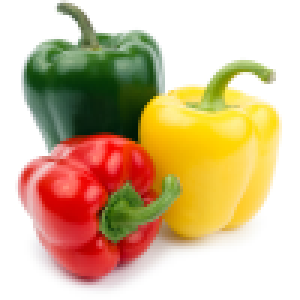
#> input picture L3/peppers-mic.png, 100 x 100 px (shown 3 times larger)
$ python 'Modul de functionare al FCM - segmentarea imaginilor color.py'
#> lines starting #> are read from the running program, lines starting #| are printed output that depends on the picture
# -*- coding: utf-8 -*-
"""
Created on Tue Mar 26 13:57:29 2024

@author: Laborator
"""


import numpy as np
from skimage import io, measure
import matplotlib.pyplot as plt
import skfuzzy as fuzz

plt.close('all')

#img = io.imread('cuburi-mic.jpg')
img = io.imread('peppers-mic.png')
#> img is the input picture: shape (100, 100, 3); mean R, G, B 212, 187.2, 150.7
plt.figure(), plt.imshow(img), plt.show()
dims = np.shape(img)
#> dims = (100, 100, 3)
print(dims)
#| (100, 100, 3)
H = dims[0]
#> H = 100
W = dims[1]
#> W = 100

R = img[:,:,0]
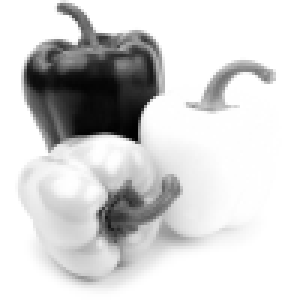
#> R: shape (100, 100) (shown 3 times larger); min 2, max 255, mean 212
G = img[:,:,1]
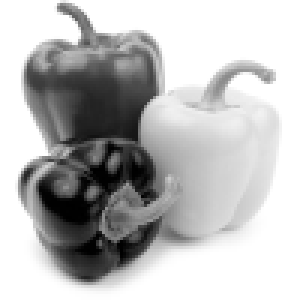
#> G: shape (100, 100) (shown 3 times larger); min 0, max 255, mean 187.2
B = img[:,:,2]
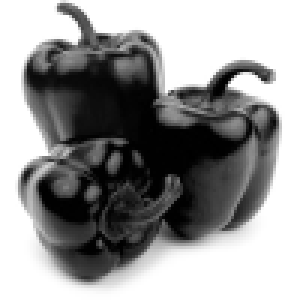
#> B: shape (100, 100) (shown 3 times larger); min 0, max 255, mean 150.7
r = np.ndarray.flatten(R[:])
#> r = 10000 values, max 255 at index 0, min 2 at index 4244, mean 212
g = np.ndarray.flatten(G[:])
#> g = 10000 values, max 255 at index 0, min 0 at index 5631, mean 187.2
b = np.ndarray.flatten(B[:])
#> b = 10000 values, max 255 at index 0, min 0 at index 3850, mean 150.7
data = np.transpose(np.array([r,g,b]))
print(np.shape(data))
#| (10000, 3)

K = 5

#> (the run stopped early here; a loop or call above may not have finished)

$ run again, with L3/cuburi-mic.jpg saved as L3/peppers-mic.png
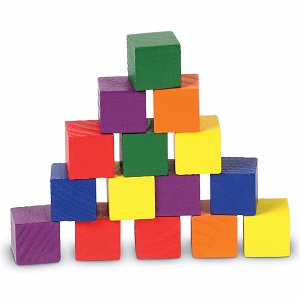
#> input picture L3/cuburi-mic.jpg, 300 x 300 px
#> img is the input picture: shape (300, 300, 3); mean R, G, B 217.7, 197.9, 186.5
#| (300, 300, 3)
#> `G = img[:,:,1]`:
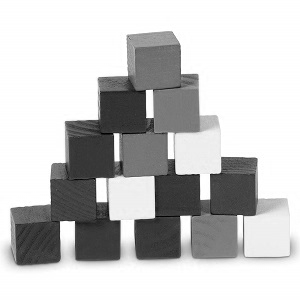
#> G: shape (300, 300); min 0, max 255, mean 197.9
#> `B = img[:,:,2]`:
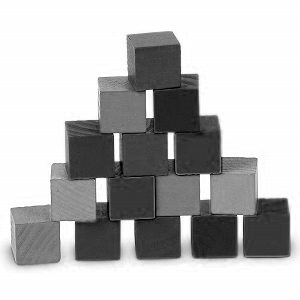
#> B: shape (300, 300); min 0, max 255, mean 186.5
#| (90000, 3)

$ run again, with L3/boabe-piper-mic.jpg saved as L3/peppers-mic.png
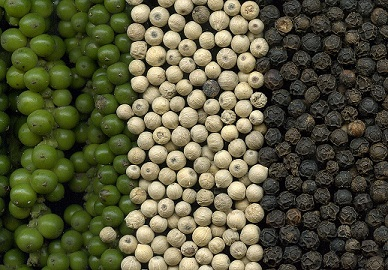
#> input picture L3/boabe-piper-mic.jpg, 388 x 270 px
#> img is the input picture: shape (270, 388, 3); mean R, G, B 87.1, 86.6, 59.3
#| (270, 388, 3)
#> `G = img[:,:,1]`:
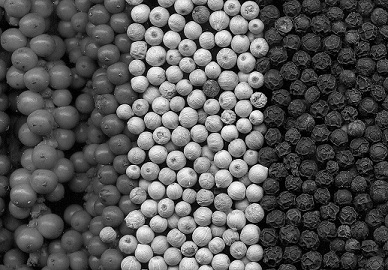
#> G: shape (270, 388); min 0, max 255, mean 86.6
#> `B = img[:,:,2]`:
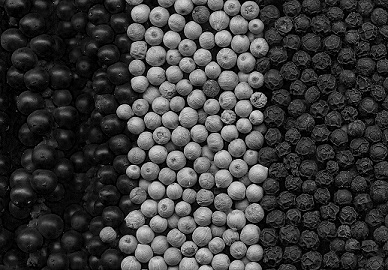
#> B: shape (270, 388); min 0, max 239, mean 59.3
#| (104760, 3)
